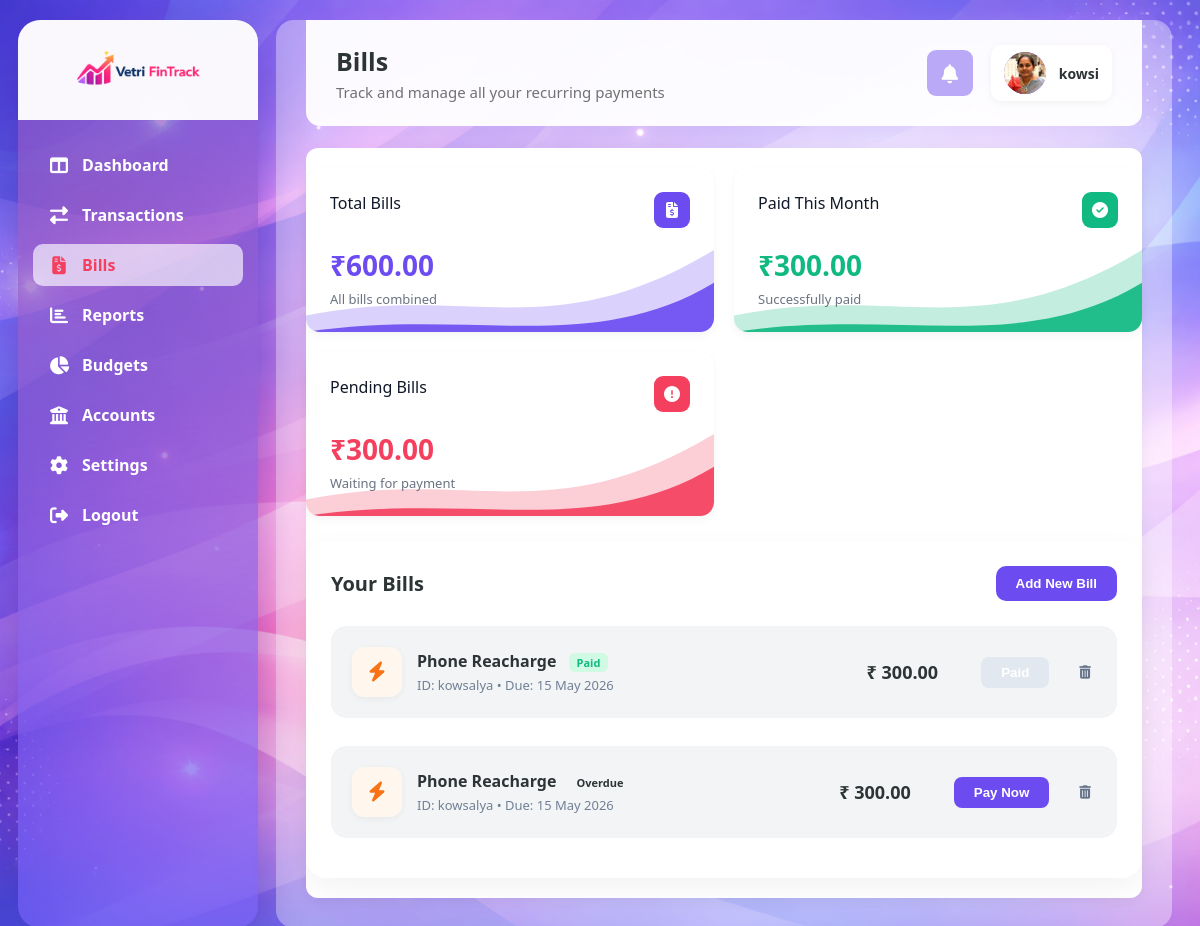
Page /bills/ (signed in) on the committed database.
### dashboard/models.py (models this page shows, shortened)
class UserProfile(models.Model):
    user = models.OneToOneField(User, on_delete=models.CASCADE, related_name='profile')
    income_source = models.CharField(max_length=50, blank=True, null=True)
    monthly_income = models.DecimalField(max_digits=12, decimal_places=2, blank=True, null=True)
    money_management_methods = models.JSONField(default=list, blank=True, null=True)
    phone_number = models.CharField(max_length=20, blank=True, null=True)
    currency = models.CharField(max_length=10, default='INR')
    two_factor_auth = models.BooleanField(default=False)
    bill_reminders = models.BooleanField(default=True)
    budget_alerts = models.BooleanField(default=True)
    transaction_alerts = models.BooleanField(default=False)
    upi_connected = models.BooleanField(default=True)
    bank_account_connected = models.BooleanField(default=True)
    profile_picture = models.ImageField(upload_to='profile_pics/', blank=True, null=True)
    onboarding_completed = models.BooleanField(default=False)
    created_at = models.DateTimeField(auto_now_add=True)

class Account(models.Model):
    user = models.ForeignKey(User, on_delete=models.CASCADE, related_name='accounts')
    type = models.CharField(max_length=50, choices=[('bank', 'Bank'), ('upi', 'UPI'), ('wallet', 'Wallet'), ('credit_card', 'Credit Card')])
    account_holder_name = models.CharField(max_length=200, blank=True, null=True)
    account_type = models.CharField(max_length=100, blank=True, null=True)
    account_number = models.CharField(max_length=100, blank=True, null=True)
    provider = models.CharField(max_length=100, blank=True, null=True)
    initial_balance = models.DecimalField(max_digits=12, decimal_places=2, default=0)
    created_at = models.DateTimeField(auto_now_add=True)

class Bill(models.Model):
    STATUS_UPCOMING = 'upcoming'
    STATUS_DUE_SOON = 'due_soon'
    STATUS_OVERDUE = 'overdue'
    STATUS_PAID = 'paid'
    STATUS_FAILED = 'failed'
    STATUS_CHOICES = [
        (STATUS_UPCOMING, 'Upcoming'),
        (STATUS_DUE_SOON, 'Due Soon'),
        (STATUS_OVERDUE, 'Overdue'),
        (STATUS_PAID, 'Paid'),
        (STATUS_FAILED, 'Failed'),
    ]
    CATEGORY_CHOICES = [
        ('electricity', 'Electricity'),
        ('mobile', 'Mobile Recharge'),
        ('internet', 'Internet'),
        ('gas', 'Gas'),
        ('water', 'Water'),
        ('insurance', 'Insurance'),
        ('subscription', 'Subscription'),
        ('other', 'Other'),
    ]
    user = models.ForeignKey(User, on_delete=models.CASCADE, related_name='bills')
    name = models.CharField(max_length=200)
    category = models.CharField(max_length=50, choices=CATEGORY_CHOICES, default='other')
    provider = models.CharField(max_length=120, blank=True, null=True)
    reference_number = models.CharField(max_length=120, blank=True, null=True)
    amount = models.DecimalField(max_digits=10, decimal_places=2)
    due_date = models.DateField()
    status = models.CharField(max_length=30, choices=STATUS_CHOICES, default=STATUS_UPCOMING)
    is_recurring = models.BooleanField(default=False)
    reminder_enabled = models.BooleanField(default=True)
    paid_at = models.DateTimeField(blank=True, null=True)
    created_at = models.DateTimeField(auto_now_add=True)
    updated_at = models.DateTimeField(auto_now=True)
    class Meta:
        ordering = ['due_date', 'name']

### dashboard/views.py (the view)
# urls.py: path('bills/', views.bills_view, name='bills'),
def bills_view(request):
    if not request.user.is_authenticated:
        return redirect('login')
    profile = get_or_create_profile(request.user)
    account_holder = request.user.first_name or request.user.username
    accounts = Account.objects.filter(user=request.user).order_by('-created_at')
    if accounts.exists():
        account_holder = accounts.first().account_holder_name or account_holder
    bills_query = Bill.objects.filter(user=request.user).order_by('due_date')
    bills = update_bill_statuses(bills_query)
    total_bills = sum(b.amount for b in bills)
    paid_this_month = sum(b.amount for b in bills if b.status == Bill.STATUS_PAID and getattr(b, 'paid_at', None) and b.paid_at.month == timezone.now().month)
    pending_bills = sum(b.amount for b in bills if b.status != Bill.STATUS_PAID)
    context = {
        'profile': profile,
        'account_holder': account_holder,
        'bills': bills,
        'total_bills': total_bills,
        'paid_this_month': paid_this_month,
        'pending_bills': pending_bills,
        'bill_form': BillForm(),
    }
    return render(request, 'bills.html', context)

### dashboard/context_processors.py (called while the page is built)
def notifications_processor(request):
    if request.user.is_authenticated:
        unread_notifications = Notification.objects.filter(user=request.user, status='pending').order_by('-created_at')[:5]
        unread_count = Notification.objects.filter(user=request.user, status='pending').count()
        return {
            'recent_notifications': unread_notifications,
            'unread_notifications_count': unread_count,
        }
    return {}

### dashboard/views.py (called while the page is built)
def get_or_create_profile(user):
    profile, created = UserProfile.objects.get_or_create(user=user)
    return profile

### templates/bills.html (shortened to what this page needs)
{% extends 'base_dashboard.html' %}
{% load static %}
{% block extra_head %}
<link rel="stylesheet" href="{% static 'css/bills.css' %}?v=1.1">
{% endblock %}
{% block page_title %}Bills{% endblock %}
{% block page_subtitle %}Track and manage all your recurring payments{% endblock %}
{% block content %}
<div class="bills-container">
    <div class="bills-summary-grid">
        <div class="summary-card card-balance">
            <div class="card-header">
                <div class="card-title">Total Bills</div>
                <div class="card-icon"><i class="fas fa-file-invoice-dollar"></i></div>
            </div>
            <div class="card-amount">₹{{ total_bills|floatformat:2 }}</div>
            <div class="card-label">All bills combined</div>
        </div>
        <div class="summary-card card-income">
            <div class="card-header">
                <div class="card-title">Paid This Month</div>
                <div class="card-icon"><i class="fas fa-check-circle"></i></div>
            </div>
            <div class="card-amount">₹{{ paid_this_month|floatformat:2 }}</div>
            <div class="card-label">Successfully paid</div>
        </div>
        <div class="summary-card card-expense">
            <div class="card-header">
                <div class="card-title">Pending Bills</div>
                <div class="card-icon"><i class="fas fa-exclamation-circle"></i></div>
            </div>
            <div class="card-amount">₹{{ pending_bills|floatformat:2 }}</div>
            <div class="card-label">Waiting for payment</div>
        </div>
    </div>
    <div class="bills-list-card">
        <div class="list-header">
            <h2>Your Bills</h2>
            <button class="add-bill-btn" onclick="openBillModal()">Add New Bill</button>
        </div>
        <div class="bills-list">
            {% for bill in bills %}
            <div class="bill-item">
                <div class="bill-left">
                    <div class="bill-icon
                        {% if bill.category == 'electricity' %}icon-electricity
                        {% elif bill.category == 'gas' %}icon-gas
                        {% elif bill.category == 'internet' %}icon-internet
                        {% elif bill.category == 'mobile' %}icon-mobile
                        {% else %}icon-other{% endif %}">
                        <i class="fas
                            {% if bill.category == 'electricity' %}fa-bolt
                            {% elif bill.category == 'gas' %}fa-fire
                            {% elif bill.category == 'internet' %}fa-wifi
                            {% elif bill.category == 'mobile' %}fa-mobile-alt
                            {% else %}fa-file-invoice{% endif %}"></i>
                    </div>
                    <div class="bill-info">
                        <h4>{{ bill.name }}
                            <span class="status-badge status-{{ bill.status }}">
                                {{ bill.get_status_display }}
                            </span>
                        </h4>
                        <div class="bill-details">
                            ID: {{ bill.reference_number|default:"N/A" }} • Due: {{ bill.due_date|date:"d M Y" }}
                        </div>
                    </div>
                </div>
                <div class="bill-right">
                    <div class="bill-amount">₹ {{ bill.amount|floatformat:2 }}</div>
                    {% if bill.status != 'paid' %}
                    <form method="POST" action="{% url 'start_bill_payment' bill.id %}" style="display: inline;">
                        <button type="submit" class="pay-btn">Pay Now</button>
                    </form>
                    {% else %}
                    <button class="pay-btn" disabled>Paid</button>
                    {% endif %}
                    <form method="POST" action="{% url 'delete_bill' bill.id %}" style="display: inline;" onsubmit="return confirm('Are you sure you want to delete this bill?');">
                        <button type="submit" class="action-btn" style="background: none; border: none; cursor: pointer; color: #64748b; padding: 5px;"><i class="fas fa-trash-alt"></i></button>
                    </form>
                </div>
            </div>
            {% empty %}
            <div class="empty-state" style="text-align: center; padding: 40px;">
                <img src="{% static 'images/bills.png' %}" alt="No bills" style="width: 150px; opacity: 0.5; margin-bottom: 20px;">
                <p style="color: #718096;">No recurring bills found.</p>
            </div>
            {% endfor %}
        </div>
    </div>
</div>
{% endblock %}

### templates/base_dashboard.html (shortened to what this page needs)
<!DOCTYPE html>
<html lang="en">
<head>
    <link rel="stylesheet" href="https://cdnjs.cloudflare.com/ajax/libs/font-awesome/6.4.0/css/all.min.css">
    <link rel="stylesheet" href="/static/css/new_dashboard.css?v=1.2">
    {% block extra_head %}{% endblock %}
</head>
<body>
    <div class="dashboard-wrapper">
        <aside class="sidebar">
            <div class="logo">
                <img src="/static/images/vetrilogo.png" alt="Vetri PinTrack logo">
            </div>
            <nav class="nav-menu">
                {% url 'dashboard' as dash_url %}
                <a href="{{ dash_url }}" class="nav-item {% if request.path == dash_url %}active{% endif %}"><i class="fas fa-columns"></i><span>Dashboard</span></a>
                {% url 'transactions' as transactions_url %}
                <a href="{{ transactions_url }}" class="nav-item {% if request.path == transactions_url %}active{% endif %}"><i class="fas fa-exchange-alt"></i><span>Transactions</span></a>
                {% url 'bills' as bills_url %}
                <a href="{{ bills_url }}" class="nav-item {% if request.path == bills_url %}active{% endif %}"><i class="fas fa-file-invoice-dollar"></i><span>Bills</span></a>
                {% url 'reports' as reports_url %}
                <a href="{{ reports_url }}" class="nav-item {% if request.path == reports_url %}active{% endif %}"><i class="fas fa-chart-bar"></i><span>Reports</span></a>
                {% url 'budgets' as budgets_url %}
                <a href="{{ budgets_url }}" class="nav-item {% if request.path == budgets_url %}active{% endif %}"><i class="fas fa-chart-pie"></i><span>Budgets</span></a>
                {% url 'accounts' as accounts_url %}
                <a href="{{ accounts_url }}" class="nav-item {% if request.path == accounts_url %}active{% endif %}"><i class="fas fa-university"></i><span>Accounts</span></a>
                {% url 'settings' as settings_url %}
                <a href="{{ settings_url }}" class="nav-item {% if request.path == settings_url %}active{% endif %}"><i class="fas fa-cog"></i><span>Settings</span></a>
                <a href="{% url 'logout' %}" class="nav-item"><i class="fas fa-sign-out-alt"></i><span>Logout</span></a>
            </nav>
        </aside>
        <main class="main-content">
            <header class="top-bar">
                <div>
                    <h1 class="page-title">{% block page_title %}Dashboard{% endblock %}</h1>
                    <p class="page-subtitle">{% block page_subtitle %}Welcome back! Here's your financial overview{% endblock %}</p>
                </div>
                <div class="top-right">
                    <div class="notifications-wrapper" style="position: relative;">
                        <div class="notifications-btn" id="notifToggle" style="cursor: pointer; position: relative;">
                            <i class="fas fa-bell"></i>
                        </div>
                    </div>
                    <div class="user-profile">
                        <div class="user-avatar">
                            {% if profile.profile_picture %}
                                <img src="{{ profile.profile_picture.url }}" alt="User Avatar" style="width: 100%; height: 100%; border-radius: 50%; object-fit: cover;">
                            {% elif profile.user.first_name and profile.user.last_name %}
                                <img src="https://ui-avatars.com/api/?name={{ profile.user.first_name }}+{{ profile.user.last_name }}&background=random&color=fff" alt="User Avatar" style="width: 100%; height: 100%; border-radius: 50%;">
                            {% else %}
                                <img src="/static/images/default_avatar.jpg" onerror="this.src='https://ui-avatars.com/api/?name={{ account_holder }}&background=random&color=fff';" alt="User Avatar" style="width: 100%; height: 100%; border-radius: 50%; object-fit: cover;">
                            {% endif %}
                        </div>
                        <span class="user-name">{{ account_holder }}</span>
                    </div>
                </div>
            </header>
            {% block content %}
            {% endblock %}
        </main>
    </div>
</body>
</html>

### static/css/bills.css (style rules this page uses)
.bills-container { padding: 20px 0; }
.bills-summary-grid { display: grid; grid-template-columns: repeat(3, minmax(0, 1fr)); gap: 20px; margin-bottom: 25px; }
@media (max-width: 1200px) { .bills-summary-grid { grid-template-columns: repeat(2, minmax(0, 1fr)); } }
.bills-list-card { background: white; border-radius: 20px; padding: 25px; box-shadow: 0 10px 30px rgba(0,0,0,0.05); }
.list-header { display: flex; justify-content: space-between; align-items: center; margin-bottom: 25px; }
.list-header h2 { font-size: 20px; font-weight: 700; color: #2d3436; }
.add-bill-btn { background: #6C4CF1; color: white; border: none; padding: 10px 20px; border-radius: 10px; font-weight: 600; cursor: pointer; transition: all 0.3s ease; }
.bill-item { display: flex; justify-content: space-between; align-items: center; padding: 20px; border: 1px solid #f1f5f9; border-radius: 15px; margin-bottom: 15px; transition: all 0.2s; }
.bill-left { display: flex; align-items: center; gap: 15px; }
.bill-icon { width: 50px; height: 50px; border-radius: 12px; display: flex; align-items: center; justify-content: center; font-size: 20px; }
.icon-electricity { background: #FFF7ED; color: #F97316; }
.bill-info h4 { font-size: 16px; font-weight: 600; color: #2d3436; margin-bottom: 4px; }
.status-badge { padding: 2px 8px; border-radius: 6px; font-size: 11px; font-weight: 600; margin-left: 8px; }
.status-paid { background: #D1FAE5; color: #10B981; }
.bill-details { font-size: 13px; color: #718096; }
.bill-right { display: flex; align-items: center; gap: 25px; }
.bill-amount { font-size: 18px; font-weight: 700; color: #2d3436; min-width: 100px; text-align: right; }
.pay-btn { background: #6C4CF1; color: white; border: none; padding: 8px 20px; border-radius: 8px; font-weight: 600; cursor: pointer; transition: all 0.2s; }
.pay-btn:disabled { background: #e2e8f0; cursor: not-allowed; }

### rows in the picture
UserProfile: profile_picture (picture)
Account: account_holder_name "kowsi"
Bill: name "Phone Reacharge", status "Paid", reference_number "kowsalya", due_date "15 May 2026", amount "300.00"
Bill: name "Phone Reacharge", status "Overdue", reference_number "kowsalya", due_date "15 May 2026", amount "300.00", shows "Pay Now"

### other values in the picture
{{ total_bills|floatformat:2 }} "600.00"
{{ paid_this_month|floatformat:2 }} "300.00"
{{ pending_bills|floatformat:2 }} "300.00"
